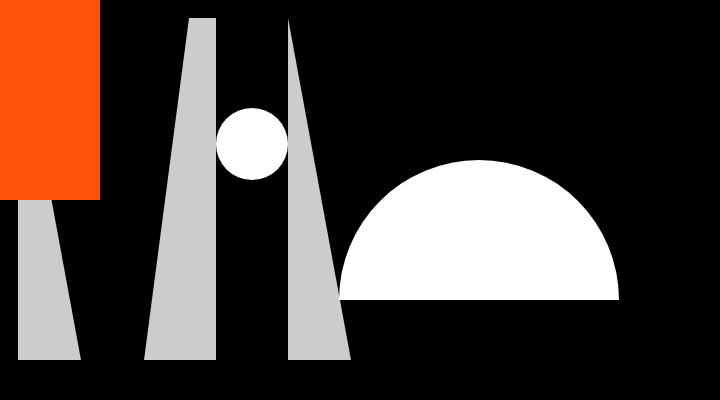
Frame 1 (no input)
Frame 60 (no input): identical to frame 1, image omitted
Frame 120 (the mouse pressed at the canvas centre since frame 60): identical to frame 1, image omitted

The p5.js sketch that drew this single still picture (run headless with seeded random() and noise() and a simulated clock; from frame 60 on, the mouse is pressed at the canvas centre):

// p5.js sketch
// ── sketch.js
function setup() {
  createCanvas(720, 400);
   background(0);
   noStroke();

   fill(204);
   triangle(18, 18, 18, 360, 81, 360);

   fill ( 255, 83, 13 ) ;
   rect(0, 0, 100, 200);

   fill(204);
   quad(189, 18, 216, 18, 216, 360, 144, 360);

   fill(255);
   ellipse(252, 144, 72, 72);

   fill(204);
   triangle(288, 18, 351, 360, 288, 360);

   fill(255);
   arc(479, 300, 280, 280, PI, TWO_PI);
}

function draw() {
  // put drawing code here
}
